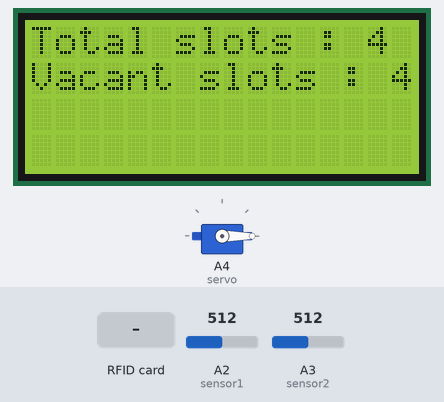
A sketch run on a simulated Arduino Uno, built with avr-gcc and run on an emulated ATmega328P. On the bench: servo, 16×2 character LCD. Inputs (shaded band) come from the test bench; at power-on: A3 (sensor2) = 512, A2 (sensor1) = 512. What the sketch prints to the serial monitor is not drawn.

Above: at 1.3 s.
1.4 s: RFID card E3 16 6F 11 held to the reader
At 4.0 s:
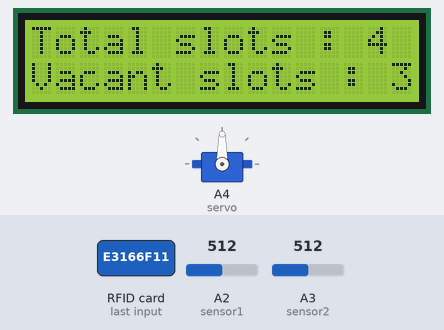
4.4 s: A3 (sensor2) set to 316
6.1 s: A3 (sensor2) set to 291
At 7.3 s:
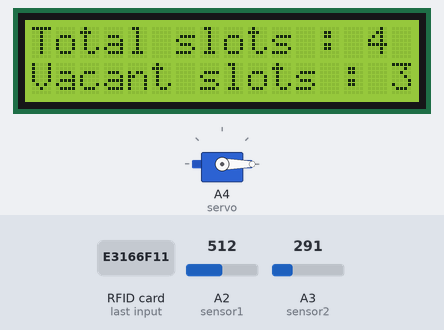
9.1 s: A2 (sensor1) set to 316
10.8 s: A2 (sensor1) set to 286
At 12.3 s:
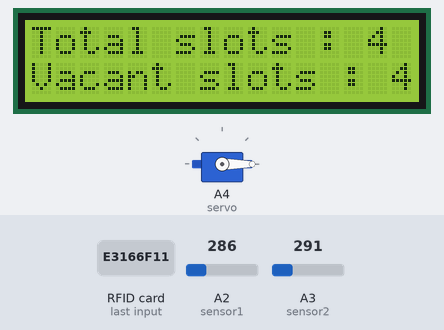
Timing chart, 0 to 13.8 s (numbered marks = the images above; inputs shaded):
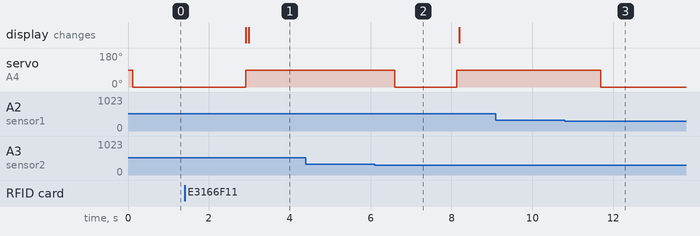

Measured:
- the behaviour switches between 300 and 299 on A3 (sensor2) (found by bisection; images 1 and 2)
- after the input at 1.4 s, servo on A4 (servo): 0° → 90° after 1.5 s; the display: first changes after 1.5 s (image 1 shows a later state)
- after the input at 4.4 s, every drawn part: stays the same
- after the input at 6.1 s, servo on A4 (servo): 90° → 0° after 0.50 s, → 90° 1.5 s later
- after the input at 9.1 s, every drawn part: stays the same
- after the input at 10.8 s, servo on A4 (servo): 90° → 0° after 0.90 s

The sketch:

car_parking.ino
```cpp
#include <SPI.h>
#include <MFRC522.h>

#define SS_PIN 10
#define RST_PIN 9
MFRC522 mfrc522(SS_PIN, RST_PIN);   // Create MFRC522 instance.

#include<LiquidCrystal.h>
#include<Servo.h>
Servo servo;
int sensor1 = A2;
int sensor2 = A3;
int val =0;
int value=0;
int x = 4;
int rs = 8 , rw = 7 , enable = 6 , d4 = 5 , d5 = 4 , d6 = 3 , d7 = 2 ;
LiquidCrystal lcd(rs , rw , enable , d4 , d5 , d6 , d7);


void setup() {
  // put your setup code here, to run once:
   Serial.begin(9600);
   //rfid
   SPI.begin();      // Initiate  SPI bus
   mfrc522.PCD_Init();   // Initiate MFRC522
   Serial.println("Bring your card nearby...");
   Serial.println();

   pinMode( sensor1 , INPUT) ;
   pinMode( sensor2 , INPUT) ;
   servo.attach(A4);
   lcd.begin( 16 , 4);
   lcd.print("Total slots : 4 " );
   lcd.setCursor(0,1);
   lcd.print("Vacant slots : " );
   lcd.setCursor(15 ,1 );
   lcd.print(x) ;
   servo.write(0);

}


 //bool flag=0;
 bool gate = false;
// bool sense1=true;
// bool sense2=true;


void loop() {
  // put your main code here, to run repeatedly:
       val = analogRead(sensor1);
       value = analogRead(sensor2);
      // Look for new cards

      if ( ! mfrc522.PICC_IsNewCardPresent() && analogRead(sensor2) > 300 )
      {
//        Serial.println("came1");
//              Serial.print("UID tag :");
//      String content= "";
//      byte letter;
//      for (byte i = 0; i < mfrc522.uid.size; i++)
//      {
//         Serial.print(mfrc522.uid.uidByte[i] < 0x10 ? " 0" : " ");
//         Serial.print(mfrc522.uid.uidByte[i], HEX);
//         content.concat(String(mfrc522.uid.uidByte[i] < 0x10 ? " 0" : " "));
//         content.concat(String(mfrc522.uid.uidByte[i], HEX));
//      }
//      Serial.println();
//      Serial.print("Message : ");
//      content.toUpperCase();
        return;
      }
      // Select one of the cards
      if ( ! mfrc522.PICC_ReadCardSerial() && analogRead(sensor2) > 300)
      {
        Serial.println("came2");
        return;
      }

      //Show UID on serial monitor
      Serial.print("UID tag :");
      String content= "";
      byte letter;
      for (byte i = 0; i < mfrc522.uid.size; i++)
      {
         Serial.print(mfrc522.uid.uidByte[i] < 0x10 ? " 0" : " ");
         Serial.print(mfrc522.uid.uidByte[i], HEX);
         content.concat(String(mfrc522.uid.uidByte[i] < 0x10 ? " 0" : " "));
         content.concat(String(mfrc522.uid.uidByte[i], HEX));
      }
      Serial.println();
      Serial.print("Message : ");
      content.toUpperCase();
      if (content.substring(1) == "E3 16 6F 11") //change here the UID of the card/cards that you want to give access
      {
            Serial.println("Authorized access");
            //Serial.println(content.substring(1));
//            Serial.println(sense1);
//            Serial.println(sense2);
            delay(1000);
              val = analogRead(sensor1);  // read the input pin
            Serial.println(val);
            value = analogRead(sensor2);  // read the input pin
            Serial.println(value);

            if( x == 0){
              lcd.clear();
              lcd.print("No slots left");
            }
            if( servo.read() == 0 && x > 0 ){
              x = x - 1;
              delay(500);
              servo.write(90);
              lcd.begin( 16 , 2);
              lcd.print("Total slots : 4 " );
              lcd.setCursor(0,1);
              lcd.print("Vacant slots : " );
              lcd.setCursor(15 ,1 );
              lcd.print(x) ;
//              sense1=false;
              gate = true ;
            }
             while(gate){
                 if(analogRead(sensor2) < 300 && servo.read() == 90 ){
                      delay(500);
                      servo.write(0);
//                      sense1=true;
                      gate = false;
                 }
             }
             Serial.println("came3");
             mfrc522.PICC_HaltA();
             for (byte i = 0; i < mfrc522.uid.size; i++)
            {
               mfrc522.uid.uidByte[i] = 0x0;
            }

      }

      else if(analogRead(sensor2) < 300 && servo.read() == 0 && x < 4 ){
            x = x + 1;
            delay(500);
            servo.write(90);
            lcd.begin( 16 , 2);
            lcd.print("Total slots : 4 " );
            lcd.setCursor(0,1);
            lcd.print("Vacant slots : " );
            lcd.setCursor(15 ,1 );
            lcd.print(x) ;
//            sense2=false;

            while(analogRead(sensor1) > 300) {
              delay(500);
            }

            if(analogRead(sensor1) < 300 && servo.read() == 90 ){
                 delay(500);
                 servo.write(0);
//                 sense2=true;
            }
            Serial.println("came4");
      }


    //    delay(500);
     else{
        Serial.println(" Access denied");
        delay(3000);
        Serial.println("came5");
      }
      delay(1000);
 }
```
